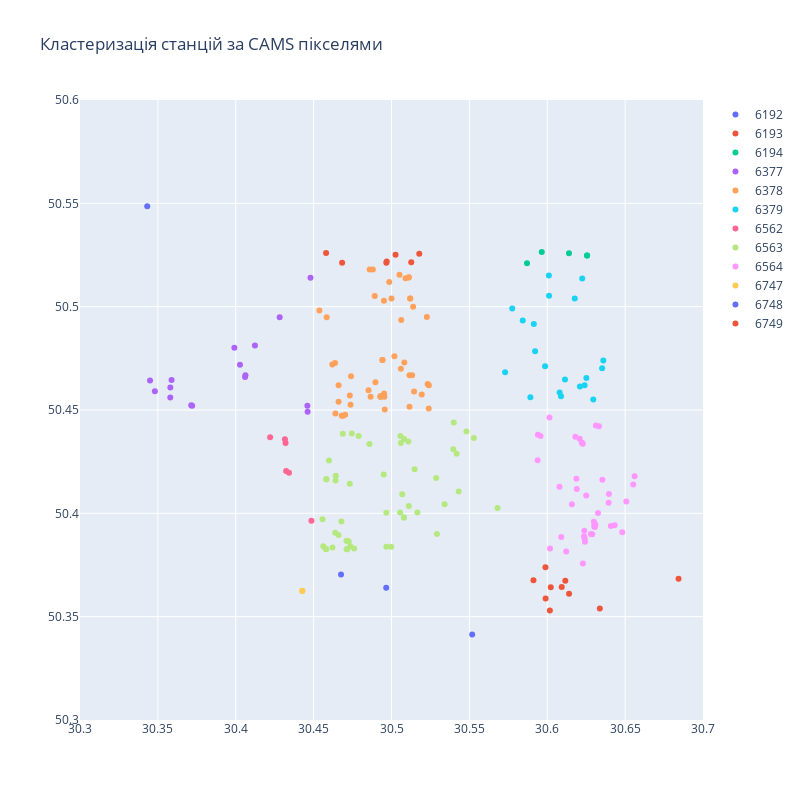

Notebook code cell kept with this figure:
### Code cell
import plotly.graph_objs as go

def plot_clusters(coord, title):
    data = []
    for group in sorted(coord.cluster.unique()):
        df_group = coord[coord.cluster == group]
        trace = go.Scatter(x=df_group.y, 
                            y=df_group.x,
                            mode='markers',
                            name=str(group))
        data.append(trace)

    layout = go.Layout(title=title, width=800, height=800)
    fig = go.Figure(data=data, layout=layout, layout_yaxis_range=[50.3,50.6], layout_xaxis_range=[30.3,30.7])

    return fig

plot_clusters(coord_CAMS, 'Кластеризація станцій за CAMS пікселями')
